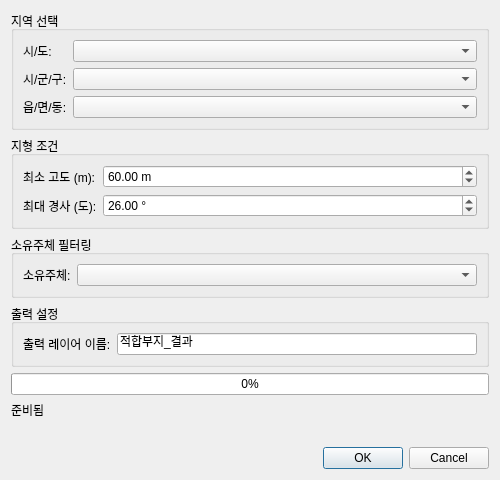
<?xml version="1.0" encoding="UTF-8"?>
<ui version="4.0">
 <class>ReservoirSiteAnalyzerDialog</class>
 <widget class="QDialog" name="ReservoirSiteAnalyzerDialog">
  <property name="geometry">
   <rect>
    <x>0</x>
    <y>0</y>
    <width>500</width>
    <height>480</height>
   </rect>
  </property>
  <property name="windowTitle">
   <string>배수지 적합 부지 분석</string>
  </property>
  <layout class="QVBoxLayout" name="verticalLayout">
   <item>
    <widget class="QGroupBox" name="groupBoxRegion">
     <property name="title">
      <string>지역 선택</string>
     </property>
     <layout class="QFormLayout" name="formLayoutRegion">
      <item row="0" column="0">
       <widget class="QLabel" name="labelSido">
        <property name="text">
         <string>시/도:</string>
        </property>
       </widget>
      </item>
      <item row="0" column="1">
       <widget class="QComboBox" name="cmbSido">
        <property name="toolTip">
         <string>시/도를 선택하세요</string>
        </property>
       </widget>
      </item>
      <item row="1" column="0">
       <widget class="QLabel" name="labelSigungu">
        <property name="text">
         <string>시/군/구:</string>
        </property>
       </widget>
      </item>
      <item row="1" column="1">
       <widget class="QComboBox" name="cmbSigungu">
        <property name="toolTip">
         <string>시/군/구를 선택하세요</string>
        </property>
       </widget>
      </item>
      <item row="2" column="0">
       <widget class="QLabel" name="labelEupmyeondong">
        <property name="text">
         <string>읍/면/동:</string>
        </property>
       </widget>
      </item>
      <item row="2" column="1">
       <widget class="QComboBox" name="cmbEupmyeondong">
        <property name="toolTip">
         <string>읍/면/동을 선택하세요</string>
        </property>
       </widget>
      </item>
     </layout>
    </widget>
   </item>
   <item>
    <widget class="QGroupBox" name="groupBoxTerrain">
     <property name="title">
      <string>지형 조건</string>
     </property>
     <layout class="QFormLayout" name="formLayoutTerrain">
      <item row="0" column="0">
       <widget class="QLabel" name="labelElevation">
        <property name="text">
         <string>최소 고도 (m):</string>
        </property>
       </widget>
      </item>
      <item row="0" column="1">
       <widget class="QDoubleSpinBox" name="spinElevation">
        <property name="toolTip">
         <string>이 고도 이상인 지역만 추출합니다</string>
        </property>
        <property name="suffix">
         <string> m</string>
        </property>
        <property name="minimum">
         <double>0.000000000000000</double>
        </property>
        <property name="maximum">
         <double>9999.000000000000000</double>
        </property>
        <property name="value">
         <double>60.000000000000000</double>
        </property>
       </widget>
      </item>
      <item row="1" column="0">
       <widget class="QLabel" name="labelSlope">
        <property name="text">
         <string>최대 경사 (도):</string>
        </property>
       </widget>
      </item>
      <item row="1" column="1">
       <widget class="QDoubleSpinBox" name="spinSlope">
        <property name="toolTip">
         <string>이 경사 이하인 지역만 추출합니다</string>
        </property>
        <property name="suffix">
         <string> °</string>
        </property>
        <property name="minimum">
         <double>0.000000000000000</double>
        </property>
        <property name="maximum">
         <double>90.000000000000000</double>
        </property>
        <property name="value">
         <double>26.000000000000000</double>
        </property>
       </widget>
      </item>
     </layout>
    </widget>
   </item>
   <item>
    <widget class="QGroupBox" name="groupBoxOwner">
     <property name="title">
      <string>소유주체 필터링</string>
     </property>
     <layout class="QFormLayout" name="formLayoutOwner">
      <item row="0" column="0">
       <widget class="QLabel" name="labelOwner">
        <property name="text">
         <string>소유주체:</string>
        </property>
       </widget>
      </item>
      <item row="0" column="1">
       <widget class="QComboBox" name="cmbOwner">
        <property name="toolTip">
         <string>필터링할 소유주체를 선택하세요</string>
        </property>
       </widget>
      </item>
     </layout>
    </widget>
   </item>
   <item>
    <widget class="QGroupBox" name="groupBoxOutput">
     <property name="title">
      <string>출력 설정</string>
     </property>
     <layout class="QFormLayout" name="formLayoutOutput">
      <item row="0" column="0">
       <widget class="QLabel" name="labelOutputName">
        <property name="text">
         <string>출력 레이어 이름:</string>
        </property>
       </widget>
      </item>
      <item row="0" column="1">
       <widget class="QLineEdit" name="txtOutputName">
        <property name="text">
         <string>적합부지_결과</string>
        </property>
        <property name="toolTip">
         <string>생성될 임시 레이어의 이름</string>
        </property>
       </widget>
      </item>
     </layout>
    </widget>
   </item>
   <item>
    <widget class="QProgressBar" name="progressBar">
     <property name="value">
      <number>0</number>
     </property>
    </widget>
   </item>
   <item>
    <widget class="QLabel" name="labelStatus">
     <property name="text">
      <string>준비됨</string>
     </property>
    </widget>
   </item>
   <item>
    <spacer name="verticalSpacer">
     <property name="orientation">
      <enum>Qt::Vertical</enum>
     </property>
     <property name="sizeHint" stdset="0">
      <size>
       <width>20</width>
       <height>40</height>
      </size>
     </property>
    </spacer>
   </item>
   <item>
    <widget class="QDialogButtonBox" name="buttonBox">
     <property name="orientation">
      <enum>Qt::Horizontal</enum>
     </property>
     <property name="standardButtons">
      <set>QDialogButtonBox::Cancel|QDialogButtonBox::Ok</set>
     </property>
    </widget>
   </item>
  </layout>
 </widget>
 <resources/>
 <connections>
  <connection>
   <sender>buttonBox</sender>
   <signal>rejected()</signal>
   <receiver>ReservoirSiteAnalyzerDialog</receiver>
   <slot>reject()</slot>
   <hints>
    <hint type="sourcelabel">
     <x>316</x>
     <y>260</y>
    </hint>
    <hint type="destinationlabel">
     <x>286</x>
     <y>274</y>
    </hint>
   </hints>
  </connection>
 </connections>
</ui>
